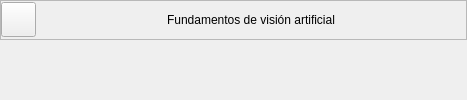
                <widget class="QWidget" name="sk_U4_T1">
                 <property name="sizePolicy">
                  <sizepolicy hsizetype="Minimum" vsizetype="Preferred">
                   <horstretch>0</horstretch>
                   <verstretch>0</verstretch>
                  </sizepolicy>
                 </property>
                 <property name="maximumSize">
                  <size>
                   <width>16777215</width>
                   <height>16777215</height>
                  </size>
                 </property>
                 <layout class="QVBoxLayout" name="verticalLayout_50">
                  <property name="spacing">
                   <number>5</number>
                  </property>
                  <property name="leftMargin">
                   <number>0</number>
                  </property>
                  <property name="topMargin">
                   <number>0</number>
                  </property>
                  <property name="rightMargin">
                   <number>0</number>
                  </property>
                  <property name="bottomMargin">
                   <number>0</number>
                  </property>
                  <item>
                   <widget class="QFrame" name="frame_50">
                    <property name="minimumSize">
                     <size>
                      <width>0</width>
                      <height>35</height>
                     </size>
                    </property>
                    <property name="maximumSize">
                     <size>
                      <width>16777215</width>
                      <height>40</height>
                     </size>
                    </property>
                    <property name="frameShape">
                     <enum>QFrame::StyledPanel</enum>
                    </property>
                    <property name="frameShadow">
                     <enum>QFrame::Raised</enum>
                    </property>
                    <layout class="QHBoxLayout" name="horizontalLayout_23">
                     <property name="spacing">
                      <number>0</number>
                     </property>
                     <property name="sizeConstraint">
                      <enum>QLayout::SetDefaultConstraint</enum>
                     </property>
                     <property name="leftMargin">
                      <number>0</number>
                     </property>
                     <property name="topMargin">
                      <number>0</number>
                     </property>
                     <property name="rightMargin">
                      <number>0</number>
                     </property>
                     <property name="bottomMargin">
                      <number>0</number>
                     </property>
                     <item>
                      <widget class="QPushButton" name="bt_return_19">
                       <property name="minimumSize">
                        <size>
                         <width>35</width>
                         <height>35</height>
                        </size>
                       </property>
                       <property name="maximumSize">
                        <size>
                         <width>35</width>
                         <height>35</height>
                        </size>
                       </property>
                       <property name="text">
                        <string/>
                       </property>
                       <property name="icon">
                        <iconset>
                         <normaloff>resources/images/MainWindow/return.svg</normaloff>resources/images/MainWindow/return.svg</iconset>
                       </property>
                       <property name="iconSize">
                        <size>
                         <width>35</width>
                         <height>35</height>
                        </size>
                       </property>
                      </widget>
                     </item>
                     <item>
                      <spacer name="horizontalSpacer_41">
                       <property name="orientation">
                        <enum>Qt::Horizontal</enum>
                       </property>
                       <property name="sizeHint" stdset="0">
                        <size>
                         <width>131</width>
                         <height>20</height>
                        </size>
                       </property>
                      </spacer>
                     </item>
                     <item>
                      <widget class="QLabel" name="label_22">
                       <property name="text">
                        <string>Fundamentos de visión artificial</string>
                       </property>
                       <property name="alignment">
                        <set>Qt::AlignCenter</set>
                       </property>
                      </widget>
                     </item>
                     <item>
                      <spacer name="horizontalSpacer_42">
                       <property name="orientation">
                        <enum>Qt::Horizontal</enum>
                       </property>
                       <property name="sizeHint" stdset="0">
                        <size>
                         <width>131</width>
                         <height>20</height>
                        </size>
                       </property>
                      </spacer>
                     </item>
                    </layout>
                   </widget>
                  </item>
                  <item>
                   <widget class="ContenidosTemas" name="U4_T1" native="true"/>
                  </item>
                 </layout>
                </widget>
